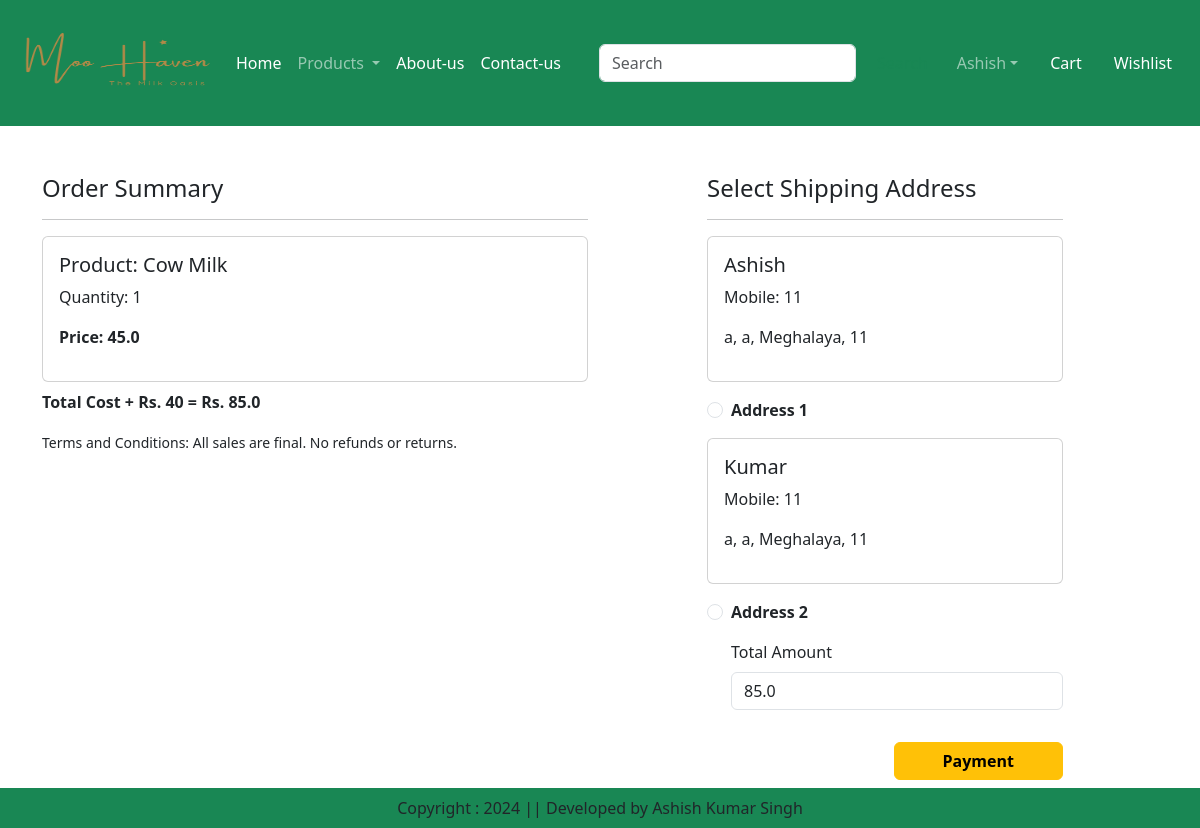
Screenshot of /checkout/ (signed in) with the database file from the repository.
### app/models.py (models this page shows, shortened)
class Cart(models.Model):
    user = models.ForeignKey(User,on_delete=models.CASCADE)
    product = models.ForeignKey(Product,on_delete=models.CASCADE)
    quantity = models.PositiveIntegerField(default=1)

class Product(models.Model):
    title = models.CharField(max_length=100)
    selling_price = models.FloatField()
    discounted_price = models.FloatField()
    description = models.TextField()
    composition = models.TextField(default="")
    prodapp = models.TextField(default="")
    category = models.CharField(choices=CATEGORY_CHOICES,max_length=2)
    product_image = models.ImageField(upload_to='product')

class Customer(models.Model):
    user = models.ForeignKey(User, on_delete=models.CASCADE)
    name = models.CharField(max_length=200)
    locality = models.CharField(max_length=200)
    city = models.CharField(max_length=100)
    mobile = models.IntegerField(default=0)
    zipcode = models.IntegerField()
    state = models.CharField(choices=STATE_CHOICES,max_length=200)

### app/views.py (the view, shortened to what this page needs)
# urls.py: path('checkout/',views.Checkout.as_view(),name="checkout"),
class Checkout(View):
    def get(self, request):
        user = request.user
        add = Customer.objects.filter(user=user)
        cart_items = Cart.objects.filter(user=user)
        famount = 0
        for p in cart_items:
            value = p.quantity * p.product.discounted_price
            famount = famount + value
        totalamount = famount + 40
        razoramounnt = int(totalamount * 100)
        client = razorpay.Client(auth=(settings.RAZOR_KEY_ID,settings.RAZOR_KEY_SECRET))
        data = {'amount':razoramounnt,'currency':"INR","receipt":"order_recptid_12"}
        payment_response = client.order.create(data=data)
        print(payment_response)
        order_id = payment_response['id']
        order_status = payment_response['status']
        return render(request,"app/checkout.html",locals())

### app/templates/app/checkout.html (shortened to what this page needs)
{% extends "app/base.html" %}
{% load static %}
{% block main-content %}
<div class="container">
    <div class="row mt-5">
        <div class="col-sm-6">
            <h4>Order Summary</h4>
            <hr>
            {% for item in cart_items %}
            <div class="card mb-2">
                <div class="card-body">
                    <h5>Product: {{ item.product.title }}</h5>
                    <p>Quantity: {{ item.quantity }}</p>
                    <p class="fw-bold">Price: {{ item.product.discounted_price }}</p>
                </div>
            </div>
            {% endfor %}
            <p class="fw-bold">Total Cost + Rs. 40 = Rs. {{ totalamount }}</p>
            <small>Terms and Conditions: All sales are final. No refunds or returns.</small>
        </div>
        <div class="col-sm-4 offset-sm-1">
            <h4>Select Shipping Address</h4>
            <hr>
            <form method="post" id="myform">
                {% for ad in add %}
                <div class="card mb-3">
                    <div class="card-body">
                        <h5>{{ ad.name }}</h5>
                        <p>Mobile: {{ ad.mobile }}</p>
                        <p>{{ ad.locality }}, {{ ad.city }}, {{ ad.state }}, {{ ad.zipcode }}</p>
                    </div>
                </div>
                <div class="form-check mb-3">
                    <input class="form-check-input" type="radio" name="custid" id="custadd{{ forloop.counter }}" value="{{ ad.id }}">
                    <label class="form-check-label fw-bold" for="custadd{{ forloop.counter }}">Address {{ forloop.counter }}</label>
                </div>
                {% endfor %}
                <div class="form-check mb-3">
                    <label for="totalamount" class="form-label">Total Amount</label>
                    <input type="number" class="form-control" name="totalamount" value="{{ totalamount }}" readonly>
                </div>
                <div class="text-end">
                    <button id="rzp-button1" type="submit" class="btn btn-warning mt-3 px-5 fw-bold">Payment</button>
                </div>
            </form>
        </div>
    </div>
</div>
<br><br/>
{% endblock main-content %}

### rows the page displays
Cart: product "Cow Milk", quantity "1", product.discounted_price "45.0"
Customer: name "Ashish", mobile "11", locality "a", city "a", state "Meghalaya", zipcode "11"
Customer: name "Kumar", mobile "11", locality "a", city "a", state "Meghalaya", zipcode "11"

### other values shown
{{ totalamount }} "85.0"
